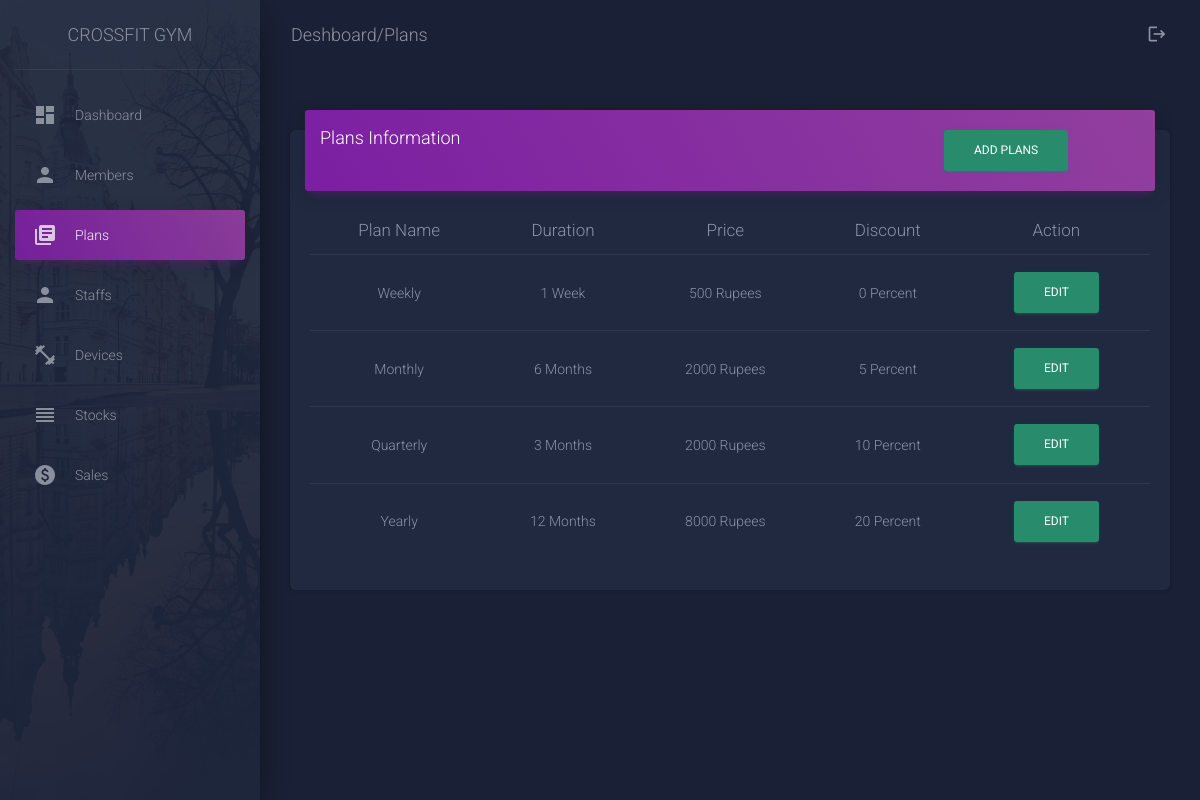
/plans.php, run on the app's committed database.
### tables this page shows
CREATE TABLE `plans` (
  `id` int(11) NOT NULL,
  `planname` varchar(100) NOT NULL,
  `duration` varchar(100) NOT NULL,
  `baseprice` varchar(20) NOT NULL,
  `registrationfee` varchar(100) NOT NULL,
  `discount` varchar(100) NOT NULL,
  `price` varchar(100) NOT NULL,
  `colour` varchar(100) DEFAULT NULL,
  `description` varchar(100) NOT NULL
);

### plans.php (the view, shortened to what this page needs)
<!doctype html>
<html lang="en">
<head>
  <link rel="stylesheet" href="https://maxcdn.bootstrapcdn.com/font-awesome/latest/css/font-awesome.min.css">
  <link href="assets/css/material-dashboard.css?v=2.1.0" rel="stylesheet" />
</head>
<body class="dark-edition">
  <div class="wrapper ">
    <div class="sidebar" data-color="purple" data-background-color="black" data-image="./assets/img/sidebar-2.jpg">
      <div class="logo">
        <a href="http://www.creative-tim.com" class="simple-text logo-normal">
         CrossFit Gym
        </a>
      </div>
      <div class="sidebar-wrapper">
        <ul class="nav">
          <li class="nav-item   ">
            <a class="nav-link" href="gymdeshboard.php">
              <i class="material-icons">dashboard</i>
              <p>Dashboard</p>
            </a>
          </li>
          <li class="nav-item ">
            <a class="nav-link" href="viewmembers.php">
              <i class="material-icons">person</i>
              <p>Members</p>
            </a>
          </li>
          <li class="nav-item active">
            <a class="nav-link" href="plans.php">
              <i class="material-icons">library_books</i>
              <p>Plans</p>
            </a>
          </li>
          <li class="nav-item ">
            <a class="nav-link" href="staffs.php">
              <i class="material-icons">person</i>
              <p>Staffs</p>
            </a>
          </li>
          <li class="nav-item ">
            <a class="nav-link" href="devices.php">
              <i class="material-icons">fitness_center</i>
              <p>Devices</p>
            </a>
          </li>
          <li class="nav-item ">
            <a class="nav-link" href="suppliments.php">
              <i class="material-icons">reorder</i>
              <p>Stocks</p>
            </a>
          </li>
          <li class="nav-item ">
            <a class="nav-link" href="viewsales.php">
              <i class="material-icons">paid</i>
              <p>Sales</p>
            </a>
          </li>
        </ul>
      </div>
    </div>
    <div class="main-panel">
      <nav class="navbar navbar-expand-lg navbar-transparent navbar-absolute fixed-top ">
        <div class="container-fluid">
          <div class="navbar-wrapper">
            <a class="navbar-brand" href="javascript:void(0)">Deshboard/Plans </a>
          </div>
          <div class="collapse navbar-collapse justify-content-end">
            <ul class="navbar-nav">
              <li class="nav-item">
                <a class="nav-link" href="Logout.php">
                  <i class="material-icons">logout</i>
                </a>
              </li>
            </ul>
          </div>
        </div>
      </nav>
      <div class="content">
        <div class="container-fluid">
        <div class="row">
            <div class=" col-md-12">
              <div class="card">
                <div class="card-header card-header-primary">
                <div class="row">
                     <div class="col-xl-3 col-md-12">
                     <h4 >Plans Information</h4>
                     </div>
                     <div class="col-xl-8 col-md-12">
                     <button class="btn btn-success float-right" onclick="window.location.href='addplans.php'" >Add Plans</button>
                     </div>
                </div>
                </div>
                <div class="card-body table-responsive text-center">
                <table class="table table-hover">
                  <thead>
                    <tr>
                      <th>Plan Name</th>
                      <th>Duration</th>
					            <th>Price</th>
					            <th>Discount</th>
                      <th>Action</th>
                    </tr>
                  </thead>
                  <tbody>
                        <?php
                        include 'connectDB.php';
                        $sql="Select * from plans ORDER BY id DESC";
                        $result=mysqli_query($conn,$sql)or die( mysqli_error($conn));
                        while($row=mysqli_fetch_array($result))
                        {
                          echo '<tr>';
                          echo '<td>'.$row[1].'</td>';
                          echo '<td>'.$row[2].' </td>';
                          echo '<td>'.$row[3].' Rupees</td>';
                          echo '<td>'.$row[5].' Percent</td>';
                          echo '<td><a class="btn btn-success" href="plansedit.php?id='.$row['id'].'">Edit</a>';
                          echo '</tr>';
                                }
                        ?>
                      </table>
                </div>
              </div>
            </div>
        </div>
        </div>
      </div>
    </div>
  </div>
</body>
</html>

### data on the page
plans: planname "Weekly", duration "1 Week", baseprice "500", discount "0"
plans: planname "Monthly", duration "6 Months", baseprice "2000", discount "5"
plans: planname "Quarterly", duration "3 Months", baseprice "2000", discount "10"
plans: planname "Yearly", duration "12 Months", baseprice "8000", discount "20"
